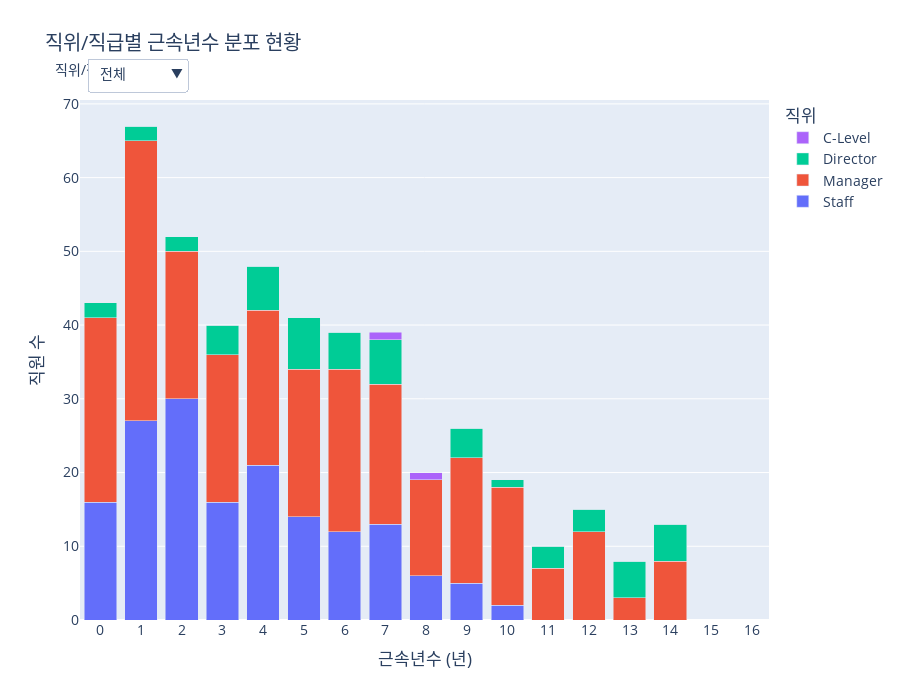

This figure's notebook cell:
### Code cell
import pandas as pd
import numpy as np
import plotly.graph_objects as go
import plotly.io as pio
import plotly.express as px

# --- 1. 데이터 임포트 ---
from services.tables.HR_Core.basic_info_table import emp_df
from services.tables.HR_Core.position_info_table import position_info_df
from services.tables.HR_Core.position_table import position_df, position_order, grade_order

def create_figure():
    """
    제안 4-3: 직위/직급별 경험 자산 현황 그래프를 생성합니다.
    """
    # --- 2. 데이터 준비 및 가공 ---
    current_emps_df = emp_df[emp_df['CURRENT_EMP_YN'] == 'Y'].copy()
    current_emps_df['TENURE_YEARS'] = current_emps_df['DURATION'] / 365.25

    # 현재 직위 및 직급 정보 추가
    current_positions = position_info_df[position_info_df['GRADE_END_DATE'].isnull()][['EMP_ID', 'POSITION_ID', 'GRADE_ID']]
    analysis_df = pd.merge(current_emps_df, current_positions, on='EMP_ID', how='left')
    analysis_df = pd.merge(analysis_df, position_df[['POSITION_ID', 'POSITION_NAME']].drop_duplicates(), on='POSITION_ID', how='left')
    
    analysis_df = analysis_df.dropna(subset=['POSITION_NAME', 'GRADE_ID', 'TENURE_YEARS'])

    # 근속년수 구간화 및 직위/직급별 집계
    analysis_df['TENURE_BIN'] = pd.cut(analysis_df['TENURE_YEARS'], bins=range(0, int(analysis_df['TENURE_YEARS'].max()) + 2), right=False, labels=range(0, int(analysis_df['TENURE_YEARS'].max()) + 1))
    pos_summary = analysis_df.groupby(['POSITION_NAME', 'TENURE_BIN'], observed=False).size().reset_index(name='COUNT')
    grade_summary = analysis_df.groupby(['POSITION_NAME', 'GRADE_ID', 'TENURE_BIN'], observed=False).size().reset_index(name='COUNT')

    # x축 범위 미리 계산
    x_max = analysis_df['TENURE_YEARS'].max()
    fixed_x_range = [-0.5, x_max + 1.5]

    # --- 3. Plotly 인터랙티브 그래프 생성 ---
    fig = go.Figure()
    colors = px.colors.qualitative.Plotly

    # 1. '전체' 뷰 트레이스 추가 (직위별 누적)
    for i, pos_name in enumerate(position_order):
        df_filtered = pos_summary[pos_summary['POSITION_NAME'] == pos_name]
        fig.add_trace(go.Bar(x=df_filtered['TENURE_BIN'], y=df_filtered['COUNT'], name=pos_name, marker_color=colors[i]))

    # 2. '상세' 뷰 트레이스 추가 (직급별 누적)
    grade_traces_map = {}
    trace_idx_counter = len(fig.data)
    for pos_name in position_order:
        grade_pos_df = grade_summary[grade_summary['POSITION_NAME'] == pos_name]
        grades_in_pos = [g for g in grade_order if g in grade_pos_df['GRADE_ID'].unique()]
        grade_traces_map[pos_name] = []
        for j, grade_id in enumerate(grades_in_pos):
            df_filtered = grade_pos_df[grade_pos_df['GRADE_ID'] == grade_id]
            fig.add_trace(go.Bar(
                x=df_filtered['TENURE_BIN'], y=df_filtered['COUNT'], name=grade_id,
                visible=False, marker_color=colors[j % len(colors)],
                showlegend=False
            ))
            grade_traces_map[pos_name].append(trace_idx_counter)
            trace_idx_counter += 1

    # --- 4. 드롭다운 메뉴 생성 ---
    buttons = []
    buttons.append(dict(label='전체', method='update', 
                        args=[{'visible': [True]*len(position_order) + [False]*(len(fig.data)-len(position_order))},
                              {'title': '전체 직위별 근속년수 분포', 'barmode': 'stack', 'showlegend': True, 'legend_title_text': '직위'}]))

    for pos_name in position_order:
        visibility_mask = [False] * len(fig.data)
        for trace_idx in grade_traces_map.get(pos_name, []):
            visibility_mask[trace_idx] = True
        buttons.append(dict(label=f'{pos_name}', method='update', 
                            args=[{'visible': visibility_mask},
                                  {'title': f'{pos_name} 내 직급별 근속년수 분포', 'barmode': 'stack', 'showlegend': False}]))

    # --- 5. 레이아웃 업데이트 및 그래프 표시 ---
    fig.update_layout(
        updatemenus=[dict(
            active=0, buttons=buttons, direction="down",
            pad={"r": 10, "t": 10}, showactive=True,
            x=0.01, xanchor="left", y=1.1, yanchor="top"
        )],
        title_text='직위/직급별 근속년수 분포 현황',
        xaxis_title='근속년수 (년)',
        yaxis_title='직원 수',
        font_size=14, height=700,
        bargap=0.2,
        barmode='stack',
        legend_title_text='직위',
        annotations=[dict(text="직위/직급 선택:", showarrow=False, x=0, y=1.08, yref="paper", align="left")],
        xaxis_range=fixed_x_range
    )
    fig.update_xaxes(dtick=1)
    
    return fig

# 이 파일을 직접 실행할 경우 그래프를 생성하여 보여줍니다.
pio.renderers.default = 'vscode'
fig = create_figure()
fig.show()

### Figure 1 — Plotly figure (JSON) as saved in the notebook; plotly's stock layout.template omitted (floating-point values rounded to 4 significant figures)
{"data": [{"marker": {"color": "#636EFA"}, "name": "Staff", "type": "bar", "x": [0, 1, 2, 3, 4, 5, 6, 7, 8, 9, 10, 11, 12, 13, 14], "y": [16, 27, 30, 16, 21, 14, 12, 13, 6, 5, 2, 0, 0, 0, 0]}, {"marker": {"color": "#EF553B"}, "name": "Manager", "type": "bar", "x": [0, 1, 2, 3, 4, 5, 6, 7, 8, 9, 10, 11, 12, 13, 14], "y": [25, 38, 20, 20, 21, 20, 22, 19, 13, 17, 16, 7, 12, 3, 8]}, {"marker": {"color": "#00CC96"}, "name": "Director", "type": "bar", "x": [0, 1, 2, 3, 4, 5, 6, 7, 8, 9, 10, 11, 12, 13, 14], "y": [2, 2, 2, 4, 6, 7, 5, 6, 0, 4, 1, 3, 3, 5, 5]}, {"marker": {"color": "#AB63FA"}, "name": "C-Level", "type": "bar", "x": [0, 1, 2, 3, 4, 5, 6, 7, 8, 9, 10, 11, 12, 13, 14], "y": [0, 0, 0, 0, 0, 0, 0, 1, 1, 0, 0, 0, 0, 0, 0]}, {"marker": {"color": "#636EFA"}, "name": "G1", "showlegend": false, "type": "bar", "visible": false, "x": [0, 1, 2, 3, 4, 5, 6, 7, 8, 9, 10, 11, 12, 13, 14], "y": [7, 12, 10, 6, 5, 4, 0, 0, 0, 0, 0, 0, 0, 0, 0]}, {"marker": {"color": "#EF553B"}, "name": "G2", "showlegend": false, "type": "bar", "visible": false, "x": [0, 1, 2, 3, 4, 5, 6, 7, 8, 9, 10, 11, 12, 13, 14], "y": [9, 15, 20, 10, 16, 10, 12, 13, 6, 5, 2, 0, 0, 0, 0]}, {"marker": {"color": "#00CC96"}, "name": "G3", "showlegend": false, "type": "bar", "visible": false, "x": [0, 1, 2, 3, 4, 5, 6, 7, 8, 9, 10, 11, 12, 13, 14], "y": [0, 0, 0, 0, 0, 0, 0, 0, 0, 0, 0, 0, 0, 0, 0]}, {"marker": {"color": "#AB63FA"}, "name": "G4", "showlegend": false, "type": "bar", "visible": false, "x": [0, 1, 2, 3, 4, 5, 6, 7, 8, 9, 10, 11, 12, 13, 14], "y": [0, 0, 0, 0, 0, 0, 0, 0, 0, 0, 0, 0, 0, 0, 0]}, {"marker": {"color": "#FFA15A"}, "name": "G5", "showlegend": false, "type": "bar", "visible": false, "x": [0, 1, 2, 3, 4, 5, 6, 7, 8, 9, 10, 11, 12, 13, 14], "y": [0, 0, 0, 0, 0, 0, 0, 0, 0, 0, 0, 0, 0, 0, 0]}, {"marker": {"color": "#19D3F3"}, "name": "G6", "showlegend": false, "type": "bar", "visible": false, "x": [0, 1, 2, 3, 4, 5, 6, 7, 8, 9, 10, 11, 12, 13, 14], "y": [0, 0, 0, 0, 0, 0, 0, 0, 0, 0, 0, 0, 0, 0, 0]}, {"marker": {"color": "#FF6692"}, "name": "G7", "showlegend": false, "type": "bar", "visible": false, "x": [0, 1, 2, 3, 4, 5, 6, 7, 8, 9, 10, 11, 12, 13, 14], "y": [0, 0, 0, 0, 0, 0, 0, 0, 0, 0, 0, 0, 0, 0, 0]}, {"marker": {"color": "#636EFA"}, "name": "G1", "showlegend": false, "type": "bar", "visible": false, "x": [0, 1, 2, 3, 4, 5, 6, 7, 8, 9, 10, 11, 12, 13, 14], "y": [0, 0, 0, 0, 0, 0, 0, 0, 0, 0, 0, 0, 0, 0, 0]}, {"marker": {"color": "#EF553B"}, "name": "G2", "showlegend": false, "type": "bar", "visible": false, "x": [0, 1, 2, 3, 4, 5, 6, 7, 8, 9, 10, 11, 12, 13, 14], "y": [0, 0, 0, 0, 0, 0, 0, 0, 0, 0, 0, 0, 0, 0, 0]}, {"marker": {"color": "#00CC96"}, "name": "G3", "showlegend": false, "type": "bar", "visible": false, "x": [0, 1, 2, 3, 4, 5, 6, 7, 8, 9, 10, 11, 12, 13, 14], "y": [19, 27, 14, 16, 12, 9, 11, 11, 7, 10, 8, 4, 8, 1, 5]}, {"marker": {"color": "#AB63FA"}, "name": "G4", "showlegend": false, "type": "bar", "visible": false, "x": [0, 1, 2, 3, 4, 5, 6, 7, 8, 9, 10, 11, 12, 13, 14], "y": [6, 11, 6, 4, 9, 11, 11, 8, 6, 7, 8, 3, 4, 2, 3]}, {"marker": {"color": "#FFA15A"}, "name": "G5", "showlegend": false, "type": "bar", "visible": false, "x": [0, 1, 2, 3, 4, 5, 6, 7, 8, 9, 10, 11, 12, 13, 14], "y": [0, 0, 0, 0, 0, 0, 0, 0, 0, 0, 0, 0, 0, 0, 0]}, {"marker": {"color": "#19D3F3"}, "name": "G6", "showlegend": false, "type": "bar", "visible": false, "x": [0, 1, 2, 3, 4, 5, 6, 7, 8, 9, 10, 11, 12, 13, 14], "y": [0, 0, 0, 0, 0, 0, 0, 0, 0, 0, 0, 0, 0, 0, 0]}, {"marker": {"color": "#FF6692"}, "name": "G7", "showlegend": false, "type": "bar", "visible": false, "x": [0, 1, 2, 3, 4, 5, 6, 7, 8, 9, 10, 11, 12, 13, 14], "y": [0, 0, 0, 0, 0, 0, 0, 0, 0, 0, 0, 0, 0, 0, 0]}, {"marker": {"color": "#636EFA"}, "name": "G1", "showlegend": false, "type": "bar", "visible": false, "x": [0, 1, 2, 3, 4, 5, 6, 7, 8, 9, 10, 11, 12, 13, 14], "y": [0, 0, 0, 0, 0, 0, 0, 0, 0, 0, 0, 0, 0, 0, 0]}, {"marker": {"color": "#EF553B"}, "name": "G2", "showlegend": false, "type": "bar", "visible": false, "x": [0, 1, 2, 3, 4, 5, 6, 7, 8, 9, 10, 11, 12, 13, 14], "y": [0, 0, 0, 0, 0, 0, 0, 0, 0, 0, 0, 0, 0, 0, 0]}, {"marker": {"color": "#00CC96"}, "name": "G3", "showlegend": false, "type": "bar", "visible": false, "x": [0, 1, 2, 3, 4, 5, 6, 7, 8, 9, 10, 11, 12, 13, 14], "y": [0, 0, 0, 0, 0, 0, 0, 0, 0, 0, 0, 0, 0, 0, 0]}, {"marker": {"color": "#AB63FA"}, "name": "G4", "showlegend": false, "type": "bar", "visible": false, "x": [0, 1, 2, 3, 4, 5, 6, 7, 8, 9, 10, 11, 12, 13, 14], "y": [0, 0, 0, 0, 0, 0, 0, 0, 0, 0, 0, 0, 0, 0, 0]}, {"marker": {"color": "#FFA15A"}, "name": "G5", "showlegend": false, "type": "bar", "visible": false, "x": [0, 1, 2, 3, 4, 5, 6, 7, 8, 9, 10, 11, 12, 13, 14], "y": [2, 2, 2, 4, 6, 5, 4, 6, 0, 3, 1, 3, 3, 4, 3]}, {"marker": {"color": "#19D3F3"}, "name": "G6", "showlegend": false, "type": "bar", "visible": false, "x": [0, 1, 2, 3, 4, 5, 6, 7, 8, 9, 10, 11, 12, 13, 14], "y": [0, 0, 0, 0, 0, 2, 1, 0, 0, 1, 0, 0, 0, 1, 2]}, {"marker": {"color": "#FF6692"}, "name": "G7", "showlegend": false, "type": "bar", "visible": false, "x": [0, 1, 2, 3, 4, 5, 6, 7, 8, 9, 10, 11, 12, 13, 14], "y": [0, 0, 0, 0, 0, 0, 0, 0, 0, 0, 0, 0, 0, 0, 0]}, {"marker": {"color": "#636EFA"}, "name": "G1", "showlegend": false, "type": "bar", "visible": false, "x": [0, 1, 2, 3, 4, 5, 6, 7, 8, 9, 10, 11, 12, 13, 14], "y": [0, 0, 0, 0, 0, 0, 0, 0, 0, 0, 0, 0, 0, 0, 0]}, {"marker": {"color": "#EF553B"}, "name": "G2", "showlegend": false, "type": "bar", "visible": false, "x": [0, 1, 2, 3, 4, 5, 6, 7, 8, 9, 10, 11, 12, 13, 14], "y": [0, 0, 0, 0, 0, 0, 0, 0, 0, 0, 0, 0, 0, 0, 0]}, {"marker": {"color": "#00CC96"}, "name": "G3", "showlegend": false, "type": "bar", "visible": false, "x": [0, 1, 2, 3, 4, 5, 6, 7, 8, 9, 10, 11, 12, 13, 14], "y": [0, 0, 0, 0, 0, 0, 0, 0, 0, 0, 0, 0, 0, 0, 0]}, {"marker": {"color": "#AB63FA"}, "name": "G4", "showlegend": false, "type": "bar", "visible": false, "x": [0, 1, 2, 3, 4, 5, 6, 7, 8, 9, 10, 11, 12, 13, 14], "y": [0, 0, 0, 0, 0, 0, 0, 0, 0, 0, 0, 0, 0, 0, 0]}, {"marker": {"color": "#FFA15A"}, "name": "G5", "showlegend": false, "type": "bar", "visible": false, "x": [0, 1, 2, 3, 4, 5, 6, 7, 8, 9, 10, 11, 12, 13, 14], "y": [0, 0, 0, 0, 0, 0, 0, 0, 0, 0, 0, 0, 0, 0, 0]}, {"marker": {"color": "#19D3F3"}, "name": "G6", "showlegend": false, "type": "bar", "visible": false, "x": [0, 1, 2, 3, 4, 5, 6, 7, 8, 9, 10, 11, 12, 13, 14], "y": [0, 0, 0, 0, 0, 0, 0, 0, 0, 0, 0, 0, 0, 0, 0]}, {"marker": {"color": "#FF6692"}, "name": "G7", "showlegend": false, "type": "bar", "visible": false, "x": [0, 1, 2, 3, 4, 5, 6, 7, 8, 9, 10, 11, 12, 13, 14], "y": [0, 0, 0, 0, 0, 0, 0, 1, 1, 0, 0, 0, 0, 0, 0]}], "layout": {"annotations": [{"align": "left", "showarrow": false, "text": "직위/직급 선택:", "x": 0, "y": 1.08, "yref": "paper"}], "bargap": 0.2, "barmode": "stack", "font": {"size": 14}, "height": 700, "legend": {"title": {"text": "직위"}}, "title": {"text": "직위/직급별 근속년수 분포 현황"}, "updatemenus": [{"active": 0, "buttons": [{"args": [{"visible": [true, true, true, true, false, false, false, false, false, false, false, false, false, false, false, false, false, false, false, false, false, false, false, false, false, false, false, false, false, false, false, false]}, {"barmode": "stack", "legend_title_text": "직위", "showlegend": true, "title": "전체 직위별 근속년수 분포"}], "label": "전체", "method": "update"}, {"args": [{"visible": [false, false, false, false, true, true, true, true, true, true, true, false, false, false, false, false, false, false, false, false, false, false, false, false, false, false, false, false, false, false, false, false]}, {"barmode": "stack", "showlegend": false, "title": "Staff 내 직급별 근속년수 분포"}], "label": "Staff", "method": "update"}, {"args": [{"visible": [false, false, false, false, false, false, false, false, false, false, false, true, true, true, true, true, true, true, false, false, false, false, false, false, false, false, false, false, false, false, false, false]}, {"barmode": "stack", "showlegend": false, "title": "Manager 내 직급별 근속년수 분포"}], "label": "Manager", "method": "update"}, {"args": [{"visible": [false, false, false, false, false, false, false, false, false, false, false, false, false, false, false, false, false, false, true, true, true, true, true, true, true, false, false, false, false, false, false, false]}, {"barmode": "stack", "showlegend": false, "title": "Director 내 직급별 근속년수 분포"}], "label": "Director", "method": "update"}, {"args": [{"visible": [false, false, false, false, false, false, false, false, false, false, false, false, false, false, false, false, false, false, false, false, false, false, false, false, false, true, true, true, true, true, true, true]}, {"barmode": "stack", "showlegend": false, "title": "C-Level 내 직급별 근속년수 분포"}], "label": "C-Level", "method": "update"}], "direction": "down", "pad": {"r": 10, "t": 10}, "showactive": true, "x": 0.01, "xanchor": "left", "y": 1.1, "yanchor": "top"}], "xaxis": {"dtick": 1, "range": [-0.5, 16.43], "title": {"text": "근속년수 (년)"}}, "yaxis": {"title": {"text": "직원 수"}}}}
